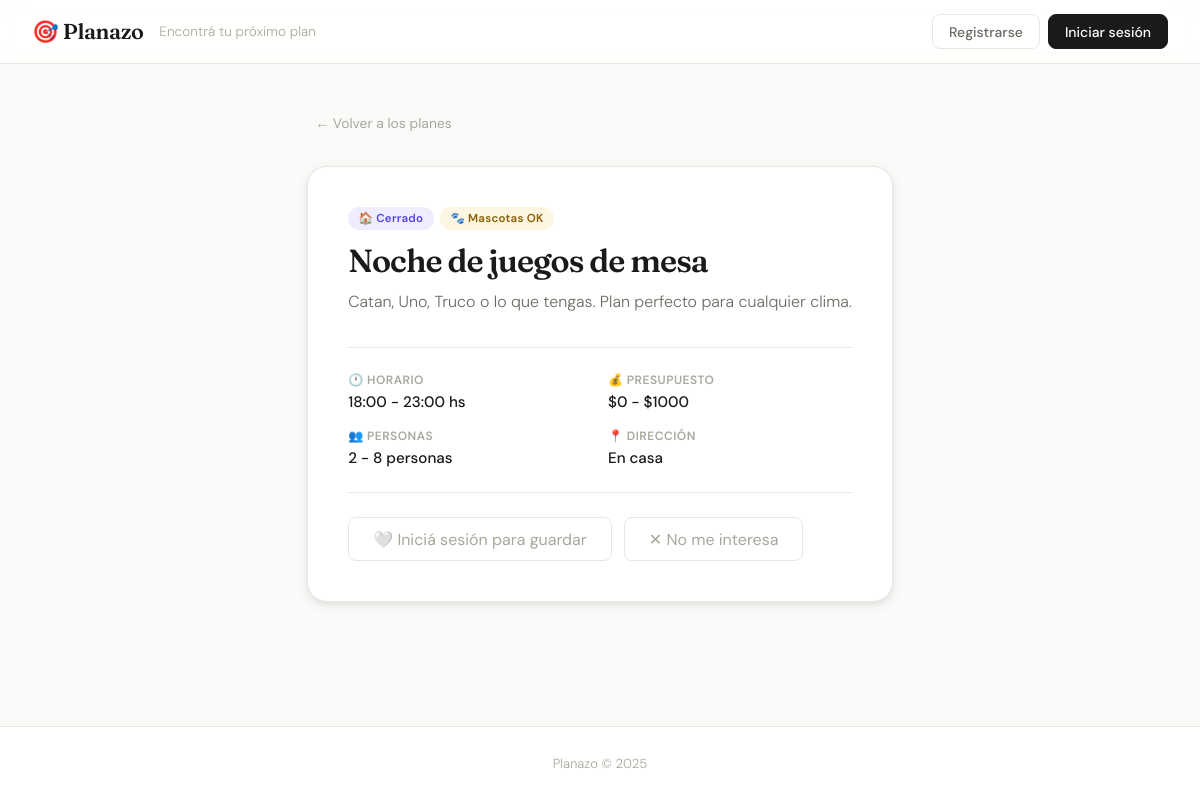
The page /plan/3 on the database its author committed.
### app/models.py (models this page shows)
class Plan(Base):
    __tablename__ = "planes"
    id = Column(Integer, primary_key=True, index=True)
    nombre = Column(String, nullable=False)
    descripcion = Column(Text)
    imagen_url = Column(String)
    hora_inicio = Column(Integer)
    hora_fin = Column(Integer)
    presupuesto_min = Column(Float, default=0)
    presupuesto_max = Column(Float, nullable=True)
    personas_min = Column(Integer, default=1)
    personas_max = Column(Integer, nullable=True)
    acepta_mascotas = Column(Boolean, default=False)
    es_exterior = Column(Boolean, default=True)
    latitud = Column(Float, nullable=True)
    longitud = Column(Float, nullable=True)
    direccion = Column(String, nullable=True)
    clima_recomendado = Column(String, default="cualquiera")
    descartes = relationship("Descarte", back_populates="plan")
    favoritos = relationship("Favorito", back_populates="plan")

### app/main.py (the view)
@app.get("/plan/{plan_id}", response_class=HTMLResponse)
def detalle_plan(plan_id: int, request: Request, db: Session = Depends(get_db)):
    plan = db.query(models.Plan).filter(models.Plan.id == plan_id).first()
    if not plan:
        return RedirectResponse(url="/", status_code=303)
    usuario = get_usuario_sesion(request, db)
    en_favoritos = False
    if usuario:
        en_favoritos = db.query(models.Favorito).filter(
            models.Favorito.usuario_id == usuario.id,
            models.Favorito.plan_id == plan_id
        ).first() is not None
    return templates.TemplateResponse(
        request=request, name="detalle.html",
        context={"plan": plan, "usuario": usuario, "en_favoritos": en_favoritos}
    )

### app/templates/detalle.html (shortened to what this page needs)
{% extends "base.html" %}
{% block content %}
<div class="detalle-wrapper">
    <a href="/" class="btn-limpiar" style="display:inline-block; margin-bottom:1.5rem;">← Volver a los planes</a>
    <div class="detalle-card">
        <div class="detalle-header">
            <div class="card-header">
                <span class="badge {% if plan.es_exterior %}badge-exterior{% else %}badge-interior{% endif %}">
                    {% if plan.es_exterior %}🌿 Aire libre{% else %}🏠 Cerrado{% endif %}
                </span>
                {% if plan.acepta_mascotas %}
                <span class="badge badge-mascota">🐾 Mascotas OK</span>
                {% endif %}
            </div>
            <h1 class="detalle-titulo">{{ plan.nombre }}</h1>
            <p class="detalle-desc">{{ plan.descripcion }}</p>
        </div>
        <div class="detalle-info">
            {% if plan.hora_inicio is not none and plan.hora_fin is not none %}
            <div class="detalle-info-item">
                <span class="detalle-info-label">🕐 Horario</span>
                <span class="detalle-info-valor">{{ plan.hora_inicio }}:00 - {{ plan.hora_fin }}:00 hs</span>
            </div>
            {% endif %}
            <div class="detalle-info-item">
                <span class="detalle-info-label">💰 Presupuesto</span>
                <span class="detalle-info-valor">
                    {% if plan.presupuesto_max %}
                        ${{ plan.presupuesto_min | int }} - ${{ plan.presupuesto_max | int }}
                    {% else %}
                        Gratis
                    {% endif %}
                </span>
            </div>
            <div class="detalle-info-item">
                <span class="detalle-info-label">👥 Personas</span>
                <span class="detalle-info-valor">
                    {% if plan.personas_max %}
                        {{ plan.personas_min }} - {{ plan.personas_max }} personas
                    {% else %}
                        Desde {{ plan.personas_min }} persona{% if plan.personas_min != 1 %}s{% endif %}
                    {% endif %}
                </span>
            </div>
            {% if plan.direccion %}
            <div class="detalle-info-item">
                <span class="detalle-info-label">📍 Dirección</span>
                <span class="detalle-info-valor">{{ plan.direccion }}</span>
            </div>
            {% endif %}
        </div>
        <div class="detalle-acciones">
            {% if usuario %}
                {% if en_favoritos %}
                <form method="post" action="/favoritos/quitar/{{ plan.id }}">
                    <button type="submit" class="btn-fav activo" style="font-size:1rem; padding: 0.65rem 1.5rem;">❤️ Guardado en favoritos</button>
                </form>
                {% else %}
                <form method="post" action="/favoritos/agregar/{{ plan.id }}">
                    <button type="submit" class="btn-fav" style="font-size:1rem; padding: 0.65rem 1.5rem;">🤍 Guardar en favoritos</button>
                </form>
                {% endif %}
            {% else %}
                <a href="/login" class="btn-fav" style="font-size:1rem; padding: 0.65rem 1.5rem;">🤍 Iniciá sesión para guardar</a>
            {% endif %}
            <form method="post" action="/descartar/{{ plan.id }}">
                <button type="submit" class="btn-descartar" style="font-size:1rem; padding: 0.65rem 1.5rem;">✕ No me interesa</button>
            </form>
        </div>
    </div>
</div>
{% endblock %}

### app/static/style.css (style rules this page uses)
:root { --bg: #fafaf8; --surface: #ffffff; --surface-2: #f4f4f0; --border: #e8e8e2; --border-2: #d8d8d0; --text: #1a1a18; --text-2: #6b6b63; --text-3: #a8a89e; --accent: #2d2d2a; --accent-2: #5c5c56; --green: #3d7a4a; --green-bg: #eef5f0; --amber: #8a5e00; --amber-bg: #fdf6e3; --red: #c0392b; --red-bg: #fdf0ee; --purple: #5046e5; --purple-light: #eeecfd; --shadow-sm: 0 1px 3px rgba(0,0,0,0.06), 0 1px 2px rgba(0,0,0,0.04); --shadow-md: 0 4px 12px rgba(0,0,0,0.08), 0 2px 4px rgba(0,0,0,0.04); --shadow-lg: 0 12px 32px rgba(0,0,0,0.10), 0 4px 8px rgba(0,0,0,0.04); --radius: 14px; --radius-sm: 8px; --radius-lg: 20px; }
*, *::before, *::after { box-sizing: border-box; margin: 0; padding: 0; }
body { font-family: 'DM Sans', sans-serif; background: var(--bg); color: var(--text); min-height: 100vh; display: flex; flex-direction: column; -webkit-font-smoothing: antialiased; }
.btn-limpiar { color: var(--text-3); font-size: 0.87rem; text-decoration: none; padding: 0.62rem 0.5rem; transition: color 0.15s; white-space: nowrap; }
.card-header { display: flex; gap: 0.4rem; flex-wrap: wrap; }
.badge { font-size: 0.72rem; font-weight: 600; padding: 0.25rem 0.65rem; border-radius: 100px; letter-spacing: 0.02em; }
.badge-interior { background: var(--purple-light); color: var(--purple); }
.badge-mascota { background: var(--amber-bg); color: var(--amber); }
.btn-fav { background: none; border: 1px solid var(--border); color: var(--text-3); padding: 0.42rem 0.85rem; border-radius: var(--radius-sm); font-size: 0.82rem; font-family: 'DM Sans', sans-serif; cursor: pointer; text-decoration: none; display: inline-flex; align-items: center; gap: 0.3rem; transition: all 0.15s; }
.btn-descartar { background: none; border: 1px solid var(--border); color: var(--text-3); padding: 0.42rem 0.85rem; border-radius: var(--radius-sm); font-size: 0.82rem; font-family: 'DM Sans', sans-serif; cursor: pointer; transition: all 0.15s; }
.detalle-wrapper { max-width: 760px; margin: 0 auto; }
.detalle-card { background: var(--surface); border: 1px solid var(--border); border-radius: var(--radius-lg); padding: 2.5rem; box-shadow: var(--shadow-md); }
.detalle-header { margin-bottom: 2rem; }
.detalle-titulo { font-family: 'Fraunces', serif; font-size: 2rem; font-weight: 600; letter-spacing: -0.03em; margin: 0.75rem 0 0.5rem; line-height: 1.2; }
.detalle-desc { color: var(--text-2); font-size: 1rem; line-height: 1.7; font-weight: 300; }
.detalle-info { display: grid; grid-template-columns: 1fr 1fr; gap: 1rem; padding: 1.5rem 0; border-top: 1px solid var(--border); border-bottom: 1px solid var(--border); margin-bottom: 1.5rem; }
.detalle-info-item { display: flex; flex-direction: column; gap: 0.25rem; }
.detalle-info-label { font-size: 0.75rem; font-weight: 600; text-transform: uppercase; letter-spacing: 0.04em; color: var(--text-3); }
.detalle-info-valor { font-size: 0.95rem; color: var(--text); font-weight: 500; }
.detalle-acciones { display: flex; gap: 0.75rem; flex-wrap: wrap; }

### rows shown on the page
Plan: nombre "Noche de juegos de mesa", descripcion "Catan, Uno, Truco o lo que tengas. Plan perfecto para cualquier clima.", hora_inicio "18", hora_fin "23", presupuesto_min "0", presupuesto_max "1000", personas_min "2", personas_max "8", direccion "En casa"
